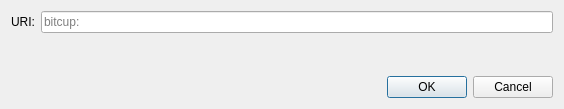
<?xml version="1.0" encoding="UTF-8"?>
<ui version="4.0">
 <class>OpenURIDialog</class>
 <widget class="QDialog" name="OpenURIDialog">
  <property name="geometry">
   <rect>
    <x>0</x>
    <y>0</y>
    <width>564</width>
    <height>109</height>
   </rect>
  </property>
  <property name="windowTitle">
   <string>Open URI</string>
  </property>
  <layout class="QVBoxLayout" name="verticalLayout">
   <item>
    <layout class="QHBoxLayout" name="horizontalLayout">
     <item>
      <widget class="QLabel" name="label">
       <property name="text">
        <string>URI:</string>
       </property>
      </widget>
     </item>
     <item>
      <widget class="QValidatedLineEdit" name="uriEdit">
       <property name="placeholderText">
        <string notr="true">bitcup:</string>
       </property>
      </widget>
     </item>
    </layout>
   </item>
   <item>
    <spacer name="verticalSpacer">
     <property name="orientation">
      <enum>Qt::Vertical</enum>
     </property>
     <property name="sizeHint" stdset="0">
      <size>
       <width>20</width>
       <height>40</height>
      </size>
     </property>
    </spacer>
   </item>
   <item>
    <widget class="QDialogButtonBox" name="buttonBox">
     <property name="orientation">
      <enum>Qt::Horizontal</enum>
     </property>
     <property name="standardButtons">
      <set>QDialogButtonBox::Cancel|QDialogButtonBox::Ok</set>
     </property>
    </widget>
   </item>
  </layout>
 </widget>
 <customwidgets>
  <customwidget>
   <class>QValidatedLineEdit</class>
   <extends>QLineEdit</extends>
   <header>qt/qvalidatedlineedit.h</header>
  </customwidget>
 </customwidgets>
 <resources/>
 <connections>
  <connection>
   <sender>buttonBox</sender>
   <signal>accepted()</signal>
   <receiver>OpenURIDialog</receiver>
   <slot>accept()</slot>
   <hints>
    <hint type="sourcelabel">
     <x>248</x>
     <y>254</y>
    </hint>
    <hint type="destinationlabel">
     <x>157</x>
     <y>274</y>
    </hint>
   </hints>
  </connection>
  <connection>
   <sender>buttonBox</sender>
   <signal>rejected()</signal>
   <receiver>OpenURIDialog</receiver>
   <slot>reject()</slot>
   <hints>
    <hint type="sourcelabel">
     <x>316</x>
     <y>260</y>
    </hint>
    <hint type="destinationlabel">
     <x>286</x>
     <y>274</y>
    </hint>
   </hints>
  </connection>
 </connections>
</ui>
